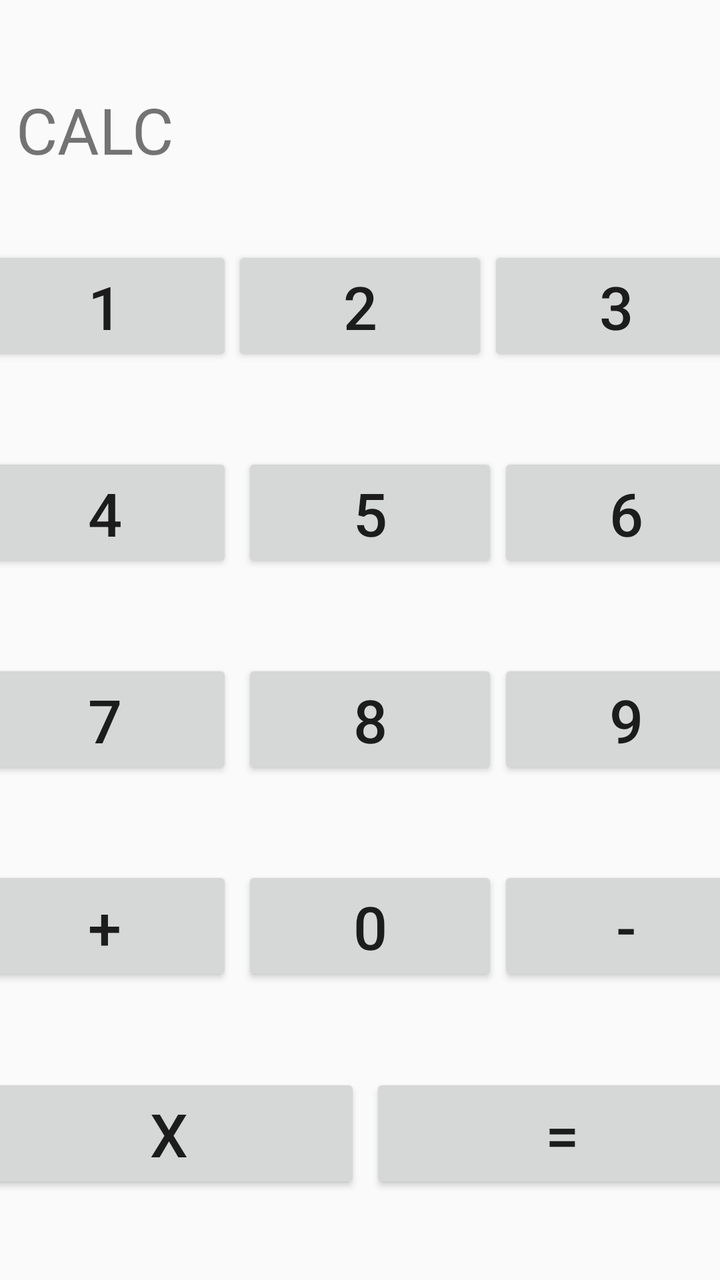
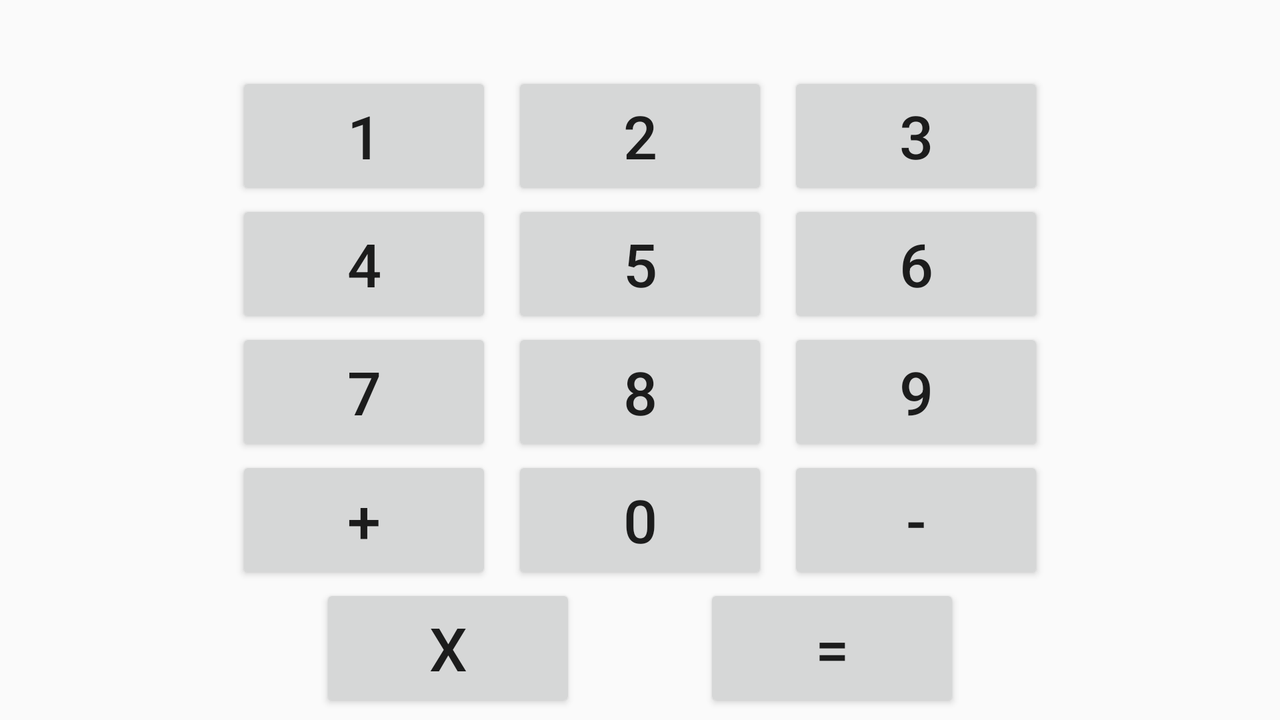

One screen, two layout resources from the same app: the default and the repository's alternative for another configuration. Each is rendered where Android would select it; the XML of both is given below.
<!-- AndroidManifest.xml: application theme Theme.NUMAD24Fa_ZitingWang -->
<!-- res/layout/activity_quick_calc.xml -->
<?xml version="1.0" encoding="utf-8"?>
<androidx.constraintlayout.widget.ConstraintLayout xmlns:android="http://schemas.android.com/apk/res/android"
    xmlns:app="http://schemas.android.com/apk/res-auto"
    xmlns:tools="http://schemas.android.com/tools"
    android:id="@+id/main"
    android:layout_width="match_parent"
    android:layout_height="match_parent"
    app:layout_constraintVertical_chainStyle="spread"
    tools:context=".QuickCalc">

    <TextView
        android:id="@+id/calculatorTextBar"
        android:layout_width="match_parent"
        android:layout_height="36dp"
        android:paddingLeft="8dp"
        android:text="CALC"
        android:textSize="32sp"
        app:layout_constraintBottom_toTopOf="@+id/linearLayout2"
        app:layout_constraintTop_toTopOf="parent"
        tools:layout_editor_absoluteX="0dp" />

    <androidx.constraintlayout.widget.ConstraintLayout
        android:id="@+id/linearLayout2"
        android:layout_width="match_parent"
        android:layout_height="wrap_content"
        android:gravity="center_horizontal"
        android:orientation="horizontal"
        app:layout_constraintBottom_toTopOf="@+id/linearLayout3"
        app:layout_constraintTop_toBottomOf="@+id/calculatorTextBar"
        tools:layout_editor_absoluteX="0dp">

        <Button
            android:id="@+id/oneBtn"
            android:layout_width="128dp"
            android:layout_height="60dp"
            android:text="1"
            android:textSize="30sp"
            app:layout_constraintEnd_toStartOf="@+id/twoBtn"
            app:layout_constraintHorizontal_bias="0.5"
            app:layout_constraintStart_toStartOf="parent"
            tools:ignore="MissingConstraints" />

        <Button
            android:id="@+id/twoBtn"
            android:layout_width="128dp"
            android:layout_height="60dp"
            android:text="2"
            android:textSize="30sp"
            app:layout_constraintEnd_toStartOf="@+id/threeBtn"
            app:layout_constraintHorizontal_bias="0.5"
            app:layout_constraintStart_toEndOf="@+id/oneBtn"
            tools:layout_editor_absoluteY="0dp" />

        <Button
            android:id="@+id/threeBtn"
            android:layout_width="128dp"
            android:layout_height="60dp"
            android:text="3"
            android:textSize="30sp"
            app:layout_constraintEnd_toEndOf="parent"
            app:layout_constraintHorizontal_bias="0.5"
            app:layout_constraintStart_toEndOf="@+id/twoBtn"
            tools:layout_editor_absoluteY="0dp" />
    </androidx.constraintlayout.widget.ConstraintLayout>

    <androidx.constraintlayout.widget.ConstraintLayout
        android:id="@+id/linearLayout3"
        android:layout_width="match_parent"
        android:layout_height="wrap_content"
        android:gravity="center_horizontal"
        android:orientation="horizontal"
        app:layout_constraintBottom_toTopOf="@+id/linearLayout4"
        app:layout_constraintTop_toBottomOf="@+id/linearLayout2"
        tools:layout_editor_absoluteX="0dp">

        <Button
            android:id="@+id/fourBtn"
            android:layout_width="128dp"
            android:layout_height="60dp"
            android:layout_marginLeft="5dp"
            android:layout_marginRight="5dp"
            android:layout_weight="1"
            android:text="4"
            android:textSize="30sp"
            app:layout_constraintEnd_toStartOf="@+id/fiveBtn"
            app:layout_constraintHorizontal_bias="0.5"
            app:layout_constraintStart_toStartOf="parent" />

        <Button
            android:id="@+id/fiveBtn"
            android:layout_width="128dp"
            android:layout_height="60dp"
            android:layout_weight="1"
            android:text="5"
            android:textSize="30sp"
            app:layout_constraintEnd_toStartOf="@+id/sixBtn"
            app:layout_constraintHorizontal_bias="0.5"
            app:layout_constraintStart_toEndOf="@+id/fourBtn"
            tools:layout_editor_absoluteY="0dp" />

        <Button
            android:id="@+id/sixBtn"
            android:layout_width="128dp"
            android:layout_height="60dp"
            android:layout_weight="1"
            android:text="6"
            android:textSize="30sp"
            app:layout_constraintEnd_toEndOf="parent"
            app:layout_constraintHorizontal_bias="0.5"
            app:layout_constraintStart_toEndOf="@+id/fiveBtn"
            tools:layout_editor_absoluteY="0dp" />
    </androidx.constraintlayout.widget.ConstraintLayout>

    <androidx.constraintlayout.widget.ConstraintLayout
        android:id="@+id/linearLayout4"
        android:layout_width="match_parent"
        android:layout_height="wrap_content"
        android:gravity="center_horizontal"
        android:orientation="horizontal"
        app:layout_constraintBottom_toTopOf="@+id/linearLayout5"
        app:layout_constraintTop_toBottomOf="@+id/linearLayout3"
        tools:layout_editor_absoluteX="16dp">

        <Button
            android:id="@+id/sevenBtn"
            android:layout_width="128dp"
            android:layout_height="60dp"
            android:layout_marginLeft="5dp"
            android:layout_marginRight="5dp"
            android:layout_weight="1"
            android:text="7"
            android:textSize="30sp"
            app:layout_constraintEnd_toStartOf="@+id/eightBtn"
            app:layout_constraintHorizontal_bias="0.5"
            app:layout_constraintStart_toStartOf="parent" />

        <Button
            android:id="@+id/eightBtn"
            android:layout_width="128dp"
            android:layout_height="60dp"
            android:layout_weight="1"
            android:text="8"
            android:textSize="30sp"
            app:layout_constraintEnd_toStartOf="@+id/nineBtn"
            app:layout_constraintHorizontal_bias="0.5"
            app:layout_constraintStart_toEndOf="@+id/sevenBtn"
            tools:layout_editor_absoluteY="0dp" />

        <Button
            android:id="@+id/nineBtn"
            android:layout_width="128dp"
            android:layout_height="60dp"
            android:layout_weight="1"
            android:text="9"
            android:textSize="30sp"
            app:layout_constraintEnd_toEndOf="parent"
            app:layout_constraintHorizontal_bias="0.5"
            app:layout_constraintStart_toEndOf="@+id/eightBtn"
            tools:layout_editor_absoluteY="0dp" />
    </androidx.constraintlayout.widget.ConstraintLayout>

    <androidx.constraintlayout.widget.ConstraintLayout
        android:id="@+id/linearLayout5"
        android:layout_width="match_parent"
        android:layout_height="wrap_content"
        android:gravity="center_horizontal"
        android:orientation="horizontal"
        app:layout_constraintBottom_toTopOf="@+id/linearLayout6"
        app:layout_constraintTop_toBottomOf="@+id/linearLayout4"
        tools:layout_editor_absoluteX="0dp">

        <Button
            android:id="@+id/plusBtn"
            android:layout_width="128dp"
            android:layout_height="60dp"
            android:layout_marginLeft="5dp"
            android:layout_marginRight="5dp"
            android:layout_weight="1"
            android:text="+"
            android:textSize="30sp"
            app:layout_constraintEnd_toStartOf="@+id/zeroBtn"
            app:layout_constraintHorizontal_bias="0.5"
            app:layout_constraintStart_toStartOf="parent" />

        <Button
            android:id="@+id/zeroBtn"
            android:layout_width="128dp"
            android:layout_height="60dp"
            android:layout_weight="1"
            android:text="0"
            android:textSize="30sp"
            app:layout_constraintEnd_toStartOf="@+id/minusBtn"
            app:layout_constraintHorizontal_bias="0.5"
            app:layout_constraintStart_toEndOf="@+id/plusBtn"
            tools:layout_editor_absoluteY="0dp" />

        <Button
            android:id="@+id/minusBtn"
            android:layout_width="128dp"
            android:layout_height="60dp"
            android:layout_weight="1"
            android:text="-"
            android:textSize="30sp"
            app:layout_constraintEnd_toEndOf="parent"
            app:layout_constraintHorizontal_bias="0.5"
            app:layout_constraintStart_toEndOf="@+id/zeroBtn"
            tools:layout_editor_absoluteY="0dp" />
    </androidx.constraintlayout.widget.ConstraintLayout>

    <androidx.constraintlayout.widget.ConstraintLayout
        android:id="@+id/linearLayout6"
        android:layout_width="match_parent"
        android:layout_height="wrap_content"
        android:gravity="center_horizontal"
        android:orientation="horizontal"
        app:layout_constraintBottom_toBottomOf="parent"
        app:layout_constraintTop_toBottomOf="@+id/linearLayout5"
        tools:layout_editor_absoluteX="-16dp">

        <Button
            android:id="@+id/deleteBtn"
            android:layout_width="192dp"
            android:layout_height="60dp"
            android:layout_marginLeft="5dp"
            android:layout_marginRight="5dp"
            android:layout_weight="1"
            android:text="x"
            android:textSize="30sp"
            app:layout_constraintEnd_toStartOf="@+id/equalBtn"
            app:layout_constraintHorizontal_bias="0.5"
            app:layout_constraintStart_toStartOf="parent" />

        <Button
            android:id="@+id/equalBtn"
            android:layout_width="192dp"
            android:layout_height="60dp"
            android:layout_weight="1"
            android:text="="
            android:textSize="30sp"
            app:layout_constraintEnd_toEndOf="parent"
            app:layout_constraintHorizontal_bias="0.5"
            app:layout_constraintStart_toEndOf="@+id/deleteBtn"
            tools:layout_editor_absoluteY="0dp" />
    </androidx.constraintlayout.widget.ConstraintLayout>

    
    
    
    
    
    
    


    


</androidx.constraintlayout.widget.ConstraintLayout>
<!-- resources referenced by this layout -->
<resources>
  <style name="Theme.NUMAD24Fa_ZitingWang" parent="Base.Theme.NUMAD24Fa_ZitingWang" />
  <style name="Base.Theme.NUMAD24Fa_ZitingWang" parent="Theme.AppCompat.DayNight.DarkActionBar">
          
          
      </style>
</resources>
<!-- res/layout-land/activity_quick_calc.xml (the repository's variant of the layout above) -->
<!-- drawn on the phone turned sideways -->
<?xml version="1.0" encoding="utf-8"?>
<LinearLayout xmlns:android="http://schemas.android.com/apk/res/android"
    xmlns:app="http://schemas.android.com/apk/res-auto"
    xmlns:tools="http://schemas.android.com/tools"
    android:id="@+id/main"
    android:layout_width="match_parent"
    android:layout_height="match_parent"
    android:orientation="vertical"
    tools:context=".QuickCalc">

    <TextView
        android:id="@+id/calculatorTextBar"
        android:layout_width="match_parent"
        android:layout_height="36dp"
        android:textSize="32sp" />

    <LinearLayout
        android:layout_width="match_parent"
        android:layout_height="wrap_content"
        android:gravity="center_horizontal"
        android:orientation="horizontal">

        <Button
            android:id="@+id/oneBtn"
            android:layout_width="128dp"
            android:layout_height="64dp"
            android:layout_marginLeft="5dp"
            android:layout_marginRight="5dp"
            android:text="1"
            android:textSize="30sp" />

        <Button
            android:id="@+id/twoBtn"
            android:layout_width="128dp"
            android:layout_height="64dp"
            android:layout_marginLeft="5dp"
            android:layout_marginRight="5dp"
            android:text="2"
            android:textSize="30sp" />

        <Button
            android:id="@+id/threeBtn"
            android:layout_width="128dp"
            android:layout_height="64dp"
            android:layout_marginLeft="5dp"
            android:layout_marginRight="5dp"
            android:text="3"
            android:textSize="30sp" />
    </LinearLayout>

    <LinearLayout
        android:layout_width="match_parent"
        android:layout_height="wrap_content"
        android:orientation="horizontal"
        android:gravity="center_horizontal"
        >
        <Button
            android:id="@+id/fourBtn"
            android:layout_width="128dp"
            android:layout_height="64dp"
            android:text="4"
            android:textSize="30sp"
            android:layout_marginLeft="5dp"
            android:layout_marginRight="5dp" />
        <Button
            android:id="@+id/fiveBtn"
            android:layout_width="128dp"
            android:layout_height="64dp"
            android:text="5"
            android:textSize="30sp"
            android:layout_marginLeft="5dp"
            android:layout_marginRight="5dp"/>
        <Button
            android:id="@+id/sixBtn"
            android:layout_width="128dp"
            android:layout_height="64dp"
            android:text="6"
            android:textSize="30sp"
            android:layout_marginLeft="5dp"
            android:layout_marginRight="5dp"/>
    </LinearLayout>

    <LinearLayout
        android:layout_width="match_parent"
        android:layout_height="wrap_content"
        android:orientation="horizontal"
        android:gravity="center_horizontal"
        >
        <Button
            android:id="@+id/sevenBtn"
            android:layout_width="128dp"
            android:layout_height="64dp"
            android:text="7"
            android:textSize="30sp"
            android:layout_marginLeft="5dp"
            android:layout_marginRight="5dp"/>
        <Button
            android:id="@+id/eightBtn"
            android:layout_width="128dp"
            android:layout_height="64dp"
            android:text="8"
            android:textSize="30sp"
            android:layout_marginLeft="5dp"
            android:layout_marginRight="5dp"/>
        <Button
            android:id="@+id/nineBtn"
            android:layout_width="128dp"
            android:layout_height="64dp"
            android:text="9"
            android:textSize="30sp"
            android:layout_marginLeft="5dp"
            android:layout_marginRight="5dp"/>
    </LinearLayout>

    <LinearLayout
        android:layout_width="match_parent"
        android:layout_height="wrap_content"
        android:orientation="horizontal"
        android:gravity="center_horizontal"
        >
        <Button
            android:id="@+id/plusBtn"
            android:layout_width="128dp"
            android:layout_height="64dp"
            android:text="+"
            android:textSize="30sp"
            android:layout_marginLeft="5dp"
            android:layout_marginRight="5dp"/>
        <Button
            android:id="@+id/zeroBtn"
            android:layout_width="128dp"
            android:layout_height="64dp"
            android:text="0"
            android:textSize="30sp"
            android:layout_marginLeft="5dp"
            android:layout_marginRight="5dp"/>
        <Button
            android:id="@+id/minusBtn"
            android:layout_width="128dp"
            android:layout_height="64dp"
            android:text="-"
            android:textSize="30sp"
            android:layout_marginLeft="5dp"
            android:layout_marginRight="5dp"/>
    </LinearLayout>

    <LinearLayout
        android:layout_width="match_parent"
        android:layout_height="wrap_content"
        android:orientation="horizontal"
        android:gravity="center_horizontal"
        >
        <Button
            android:id="@+id/deleteBtn"
            android:layout_width="128dp"
            android:layout_height="64dp"
            android:text="x"
            android:textSize="30sp"
            android:layout_marginRight="64dp" />
        <Button
            android:id="@+id/equalBtn"
            android:layout_width="128dp"
            android:layout_height="64dp"
            android:text="="
            android:textSize="30sp" />
    </LinearLayout>
</LinearLayout>
